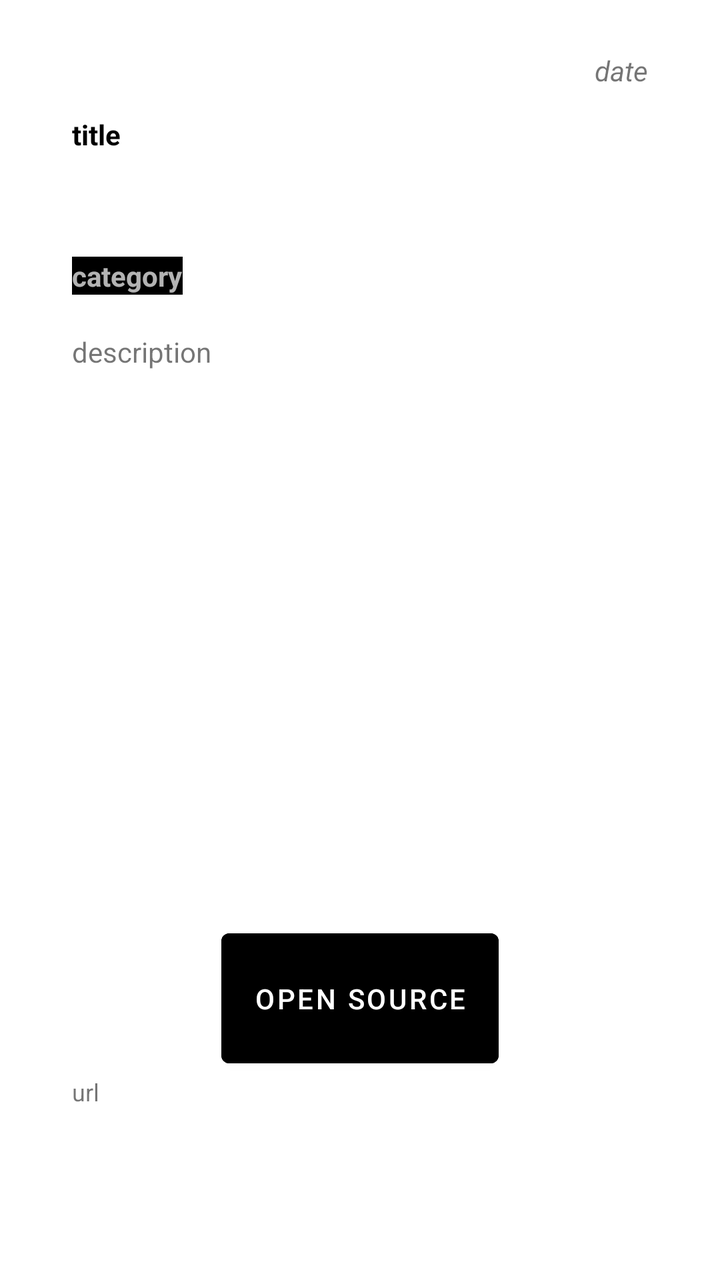
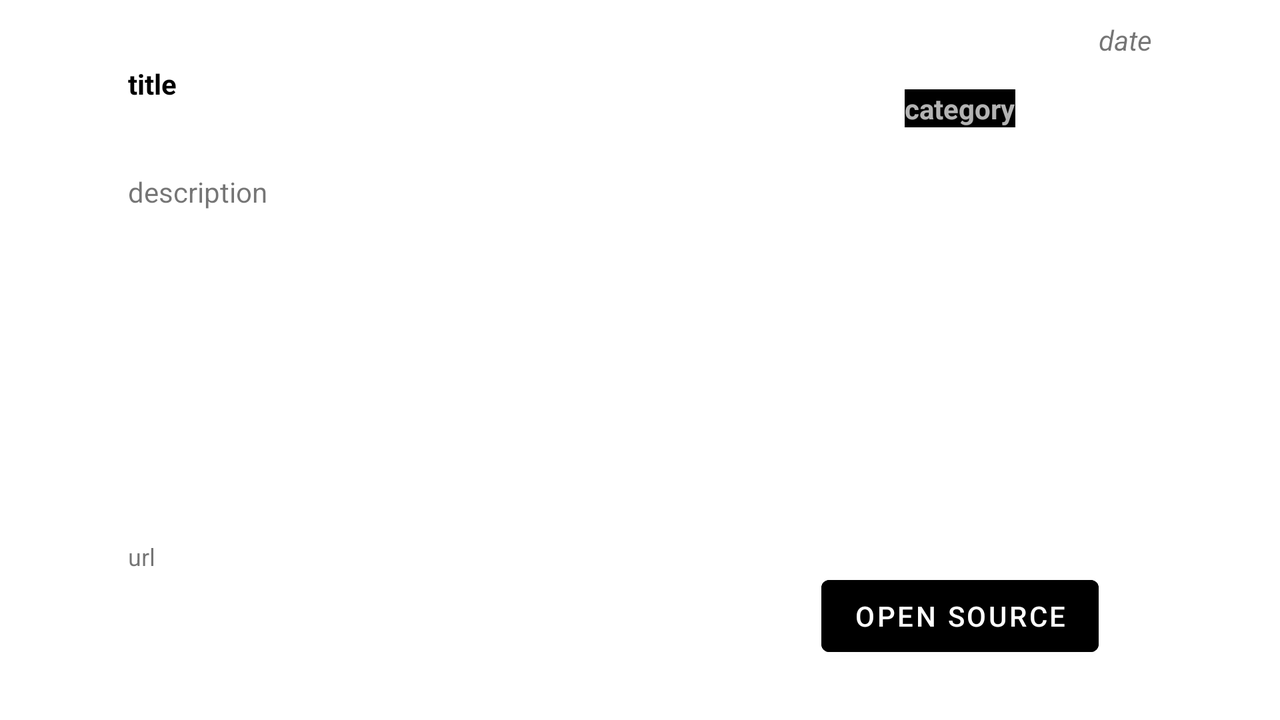

Compare how this app lays out the same screen by default and in its alternative resource folder. The renders come first, then the two layout files and the values they reference.
<!-- AndroidManifest.xml: application theme Theme.SimpleKnowledgeBase -->
<!-- res/layout/fragment_keyword_recycler_view.xml -->
<?xml version="1.0" encoding="utf-8"?>
<androidx.constraintlayout.widget.ConstraintLayout xmlns:android="http://schemas.android.com/apk/res/android"
    xmlns:app="http://schemas.android.com/apk/res-auto"
    xmlns:tools="http://schemas.android.com/tools"
    android:layout_width="match_parent"
    android:layout_height="match_parent"
    android:orientation="vertical">

    <TextView
        android:id="@+id/keyword_rec_view_tv_Date"
        android:layout_width="wrap_content"
        android:layout_height="wrap_content"
        android:text="date"
        android:textAppearance="@style/TextAppearance.AppCompat.Small"
        android:textStyle="italic"
        app:layout_constraintBottom_toTopOf="@+id/guidelineDateBottom"
        app:layout_constraintEnd_toStartOf="@+id/guidelineVerticalRight"
        app:layout_constraintTop_toTopOf="@+id/guidelineDateTop" />

    <TextView
        android:id="@+id/keyword_rec_view_tv_title"
        android:layout_width="0dp"
        android:layout_height="0dp"
        android:maxLength="60"
        android:text="title"
        android:textAppearance="@style/Base.TextAppearance.AppCompat.Small"
        android:textColor="#000000"
        android:textSize="14sp"
        android:textStyle="bold"
        app:layout_constraintBottom_toTopOf="@+id/guidelineTitleBottom"
        app:layout_constraintEnd_toStartOf="@+id/guidelineVerticalRight"
        app:layout_constraintStart_toStartOf="@+id/guidelineVerticalLeft"
        app:layout_constraintTop_toTopOf="@+id/guidelineTitleTop" />

    <TextView
        android:id="@+id/keyword_rec_view_tv_source"
        android:layout_width="0dp"
        android:layout_height="0dp"
        android:text="url"
        android:textSize="12dp"
        app:layout_constraintBottom_toTopOf="@+id/guidelineSourceBottom"
        app:layout_constraintEnd_toStartOf="@+id/guidelineVerticalRight"
        app:layout_constraintStart_toStartOf="@+id/guidelineVerticalLeft"
        app:layout_constraintTop_toTopOf="@+id/guidelineSourceTop" />

    <TextView
        android:id="@+id/keyword_rec_view_tv_description"
        android:layout_width="0dp"
        android:layout_height="0dp"
        android:ems="12"
        android:gravity="start|top"
        android:inputType="textMultiLine"
        android:text="description"
        app:layout_constraintBottom_toTopOf="@+id/guidelineDescriptionBottom"
        app:layout_constraintEnd_toStartOf="@+id/guidelineVerticalRight"
        app:layout_constraintHorizontal_bias="0.0"
        app:layout_constraintStart_toStartOf="@+id/guidelineVerticalLeft"
        app:layout_constraintTop_toTopOf="@+id/guidelineDescriptionTop"
        app:layout_constraintVertical_bias="0.0" />

    <TextView
        android:id="@+id/keyword_rec_view_tv_category"
        android:layout_width="wrap_content"
        android:layout_height="wrap_content"
        android:background="@color/black"
        android:maxLength="20"
        android:text="category"
        android:textAppearance="@style/Base.TextAppearance.AppCompat.Small.Inverse"
        android:textStyle="bold"
        app:layout_constraintBottom_toTopOf="@+id/guidelineCategoryBottom"
        app:layout_constraintStart_toStartOf="@+id/guidelineVerticalLeft"
        app:layout_constraintTop_toTopOf="@+id/guidelineCategoryTop" />

    <androidx.constraintlayout.widget.Guideline
        android:id="@+id/guidelineVerticalLeft"
        android:layout_width="wrap_content"
        android:layout_height="wrap_content"
        android:orientation="vertical"
        app:layout_constraintGuide_percent="0.10" />

    <androidx.constraintlayout.widget.Guideline
        android:id="@+id/guidelineVerticalRight"
        android:layout_width="wrap_content"
        android:layout_height="wrap_content"
        android:orientation="vertical"
        app:layout_constraintGuide_percent=".90" />

    <androidx.constraintlayout.widget.Guideline
        android:id="@+id/guidelineDateTop"
        android:layout_width="wrap_content"
        android:layout_height="wrap_content"
        android:orientation="horizontal"
        app:layout_constraintGuide_percent="0.04" />

    <androidx.constraintlayout.widget.Guideline
        android:id="@+id/guidelineDateBottom"
        android:layout_width="wrap_content"
        android:layout_height="wrap_content"
        android:orientation="horizontal"
        app:layout_constraintGuide_percent="0.07" />

    <androidx.constraintlayout.widget.Guideline
        android:id="@+id/guidelineTitleTop"
        android:layout_width="wrap_content"
        android:layout_height="wrap_content"
        android:orientation="horizontal"
        app:layout_constraintGuide_percent="0.09" />

    <androidx.constraintlayout.widget.Guideline
        android:id="@+id/guidelineTitleBottom"
        android:layout_width="wrap_content"
        android:layout_height="wrap_content"
        android:orientation="horizontal"
        app:layout_constraintGuide_percent="0.18" />

    <androidx.constraintlayout.widget.Guideline
        android:id="@+id/guidelineCategoryTop"
        android:layout_width="wrap_content"
        android:layout_height="wrap_content"
        android:orientation="horizontal"
        app:layout_constraintGuide_percent="0.19" />

    <androidx.constraintlayout.widget.Guideline
        android:id="@+id/guidelineCategoryBottom"
        android:layout_width="wrap_content"
        android:layout_height="wrap_content"
        android:orientation="horizontal"
        app:layout_constraintGuide_percent="0.24" />


    <androidx.constraintlayout.widget.Guideline
        android:id="@+id/guidelineDescriptionTop"
        android:layout_width="wrap_content"
        android:layout_height="wrap_content"
        android:orientation="horizontal"
        app:layout_constraintGuide_percent="0.26" />


    <androidx.constraintlayout.widget.Guideline
        android:id="@+id/guidelineDescriptionBottom"
        android:layout_width="wrap_content"
        android:layout_height="wrap_content"
        android:orientation="horizontal"
        app:layout_constraintGuide_percent="0.72" />

    <androidx.constraintlayout.widget.Guideline
        android:id="@+id/guidelineSourceTop"
        android:layout_width="wrap_content"
        android:layout_height="wrap_content"
        android:orientation="horizontal"
        app:layout_constraintGuide_percent="0.84" />

    <androidx.constraintlayout.widget.Guideline
        android:id="@+id/guidelineSourceBottom"
        android:layout_width="wrap_content"
        android:layout_height="wrap_content"
        android:orientation="horizontal"
        app:layout_constraintGuide_percent="0.98" />

    <Button
        android:id="@+id/keyword_rec_view_btn_openSource"
        android:layout_width="wrap_content"
        android:layout_height="0dp"
        android:backgroundTint="@color/black"
        android:text="@string/keyword_rec_view_btn_openSource"
        app:layout_constraintBottom_toTopOf="@+id/guidelineSourceTop"
        app:layout_constraintEnd_toStartOf="@+id/guidelineVerticalRight"
        app:layout_constraintStart_toStartOf="@+id/guidelineVerticalLeft"
        app:layout_constraintTop_toTopOf="@+id/guidelineDescriptionBottom" />


</androidx.constraintlayout.widget.ConstraintLayout>
<!-- resources referenced by this layout -->
<resources>
  <color name="black">#FF000000</color>
  <string name="keyword_rec_view_btn_openSource">Open Source</string>
  <style name="Theme.SimpleKnowledgeBase" parent="Theme.MaterialComponents.DayNight.DarkActionBar">
          
          <item name="colorPrimary">@color/purple_500</item>
          <item name="colorPrimaryVariant">@color/purple_700</item>
          <item name="colorOnPrimary">@color/white</item>
          
          <item name="colorSecondary">@color/teal_200</item>
          <item name="colorSecondaryVariant">@color/teal_700</item>
          <item name="colorOnSecondary">@color/black</item>
          
          <item name="android:statusBarColor" tools:targetApi="l">?attr/colorPrimaryVariant</item>
          
      </style>
  <color name="purple_500">#FF6200EE</color>
  <color name="purple_700">#FF3700B3</color>
  <color name="white">#FFFFFFFF</color>
  <color name="teal_200">#FF03DAC5</color>
  <color name="teal_700">#FF018786</color>
</resources>
<!-- res/layout-land/fragment_keyword_recycler_view.xml (the repository's variant of the layout above) -->
<!-- drawn on the phone turned sideways -->
<?xml version="1.0" encoding="utf-8"?>
<androidx.constraintlayout.widget.ConstraintLayout xmlns:android="http://schemas.android.com/apk/res/android"
    xmlns:app="http://schemas.android.com/apk/res-auto"
    xmlns:tools="http://schemas.android.com/tools"
    android:layout_width="match_parent"
    android:layout_height="match_parent"
    android:orientation="vertical">

    <TextView
        android:id="@+id/keyword_rec_view_tv_Date"
        android:layout_width="wrap_content"
        android:layout_height="wrap_content"
        android:text="date"
        android:textAppearance="@style/TextAppearance.AppCompat.Small"
        android:textStyle="italic"
        app:layout_constraintBottom_toTopOf="@+id/guidelineDateBottom"
        app:layout_constraintEnd_toStartOf="@+id/guidelineVerticalRight"
        app:layout_constraintTop_toTopOf="@+id/guidelineDateTop" />

    <TextView
        android:id="@+id/keyword_rec_view_tv_title"
        android:layout_width="0dp"
        android:layout_height="0dp"
        android:maxLength="60"
        android:text="title"
        android:textAppearance="@style/Base.TextAppearance.AppCompat.Small"
        android:textColor="#000000"
        android:textSize="14sp"
        android:textStyle="bold"
        app:layout_constraintBottom_toTopOf="@+id/guidelineTitleBottom"
        app:layout_constraintEnd_toStartOf="@+id/guideline26"
        app:layout_constraintStart_toStartOf="@+id/guidelineVerticalLeft"
        app:layout_constraintTop_toTopOf="@+id/guidelineTitleTop" />

    <TextView
        android:id="@+id/keyword_rec_view_tv_source"
        android:layout_width="0dp"
        android:layout_height="0dp"
        android:text="url"
        android:textSize="12dp"
        app:layout_constraintBottom_toTopOf="@+id/guidelineSourceBottom"
        app:layout_constraintEnd_toStartOf="@+id/guideline26"
        app:layout_constraintStart_toStartOf="@+id/guidelineVerticalLeft"
        app:layout_constraintTop_toTopOf="@+id/guidelineDescriptionBottom" />

    <TextView
        android:id="@+id/keyword_rec_view_tv_description"
        android:layout_width="0dp"
        android:layout_height="0dp"
        android:ems="12"
        android:gravity="start|top"
        android:inputType="textMultiLine"
        android:text="description"
        app:layout_constraintBottom_toTopOf="@+id/guidelineDescriptionBottom"
        app:layout_constraintEnd_toStartOf="@+id/guidelineVerticalRight"
        app:layout_constraintHorizontal_bias="0.0"
        app:layout_constraintStart_toStartOf="@+id/guidelineVerticalLeft"
        app:layout_constraintTop_toTopOf="@+id/guidelineDescriptionTop"
        app:layout_constraintVertical_bias="0.0" />

    <TextView
        android:id="@+id/keyword_rec_view_tv_category"
        android:layout_width="wrap_content"
        android:layout_height="wrap_content"
        android:background="@color/black"
        android:maxLength="20"
        android:text="category"
        android:textAppearance="@style/Base.TextAppearance.AppCompat.Small.Inverse"
        android:textStyle="bold"
        app:layout_constraintBottom_toTopOf="@+id/guidelineTitleBottom"
        app:layout_constraintEnd_toStartOf="@+id/guidelineVerticalRight"
        app:layout_constraintStart_toEndOf="@+id/keyword_rec_view_tv_title"
        app:layout_constraintTop_toTopOf="@+id/guidelineTitleTop" />

    <androidx.constraintlayout.widget.Guideline
        android:id="@+id/guidelineVerticalLeft"
        android:layout_width="wrap_content"
        android:layout_height="wrap_content"
        android:orientation="vertical"
        app:layout_constraintGuide_percent="0.10" />

    <androidx.constraintlayout.widget.Guideline
        android:id="@+id/guidelineVerticalRight"
        android:layout_width="wrap_content"
        android:layout_height="wrap_content"
        android:orientation="vertical"
        app:layout_constraintGuide_percent=".90" />

    <androidx.constraintlayout.widget.Guideline
        android:id="@+id/guidelineDateTop"
        android:layout_width="wrap_content"
        android:layout_height="wrap_content"
        android:orientation="horizontal"
        app:layout_constraintGuide_percent="0.04" />

    <androidx.constraintlayout.widget.Guideline
        android:id="@+id/guidelineDateBottom"
        android:layout_width="wrap_content"
        android:layout_height="wrap_content"
        android:orientation="horizontal"
        app:layout_constraintGuide_percent="0.07" />

    <androidx.constraintlayout.widget.Guideline
        android:id="@+id/guidelineTitleTop"
        android:layout_width="wrap_content"
        android:layout_height="wrap_content"
        android:orientation="horizontal"
        app:layout_constraintGuide_percent="0.09" />

    <androidx.constraintlayout.widget.Guideline
        android:id="@+id/guidelineTitleBottom"
        android:layout_width="wrap_content"
        android:layout_height="wrap_content"
        android:orientation="horizontal"
        app:layout_constraintGuide_percent="0.21" />


    <androidx.constraintlayout.widget.Guideline
        android:id="@+id/guidelineDescriptionTop"
        android:layout_width="wrap_content"
        android:layout_height="wrap_content"
        android:orientation="horizontal"
        app:layout_constraintGuide_percent="0.24" />


    <androidx.constraintlayout.widget.Guideline
        android:id="@+id/guidelineDescriptionBottom"
        android:layout_width="wrap_content"
        android:layout_height="wrap_content"
        android:orientation="horizontal"
        app:layout_constraintGuide_percent="0.75" />

    <androidx.constraintlayout.widget.Guideline
        android:id="@+id/guidelineSourceBottom"
        android:layout_width="wrap_content"
        android:layout_height="wrap_content"
        android:orientation="horizontal"
        app:layout_constraintGuide_percent="0.96" />

    <Button
        android:id="@+id/keyword_rec_view_btn_openSource"
        android:layout_width="wrap_content"
        android:layout_height="wrap_content"
        android:backgroundTint="@color/black"
        android:text="@string/keyword_rec_view_btn_openSource"
        app:layout_constraintBottom_toTopOf="@+id/guidelineSourceBottom"
        app:layout_constraintEnd_toStartOf="@+id/guidelineVerticalRight"
        app:layout_constraintStart_toStartOf="@+id/guideline26"
        app:layout_constraintTop_toTopOf="@+id/guidelineDescriptionBottom" />

    <androidx.constraintlayout.widget.Guideline
        android:id="@+id/guideline26"
        android:layout_width="wrap_content"
        android:layout_height="wrap_content"
        android:orientation="vertical"
        app:layout_constraintGuide_percent="0.6" />


</androidx.constraintlayout.widget.ConstraintLayout>
